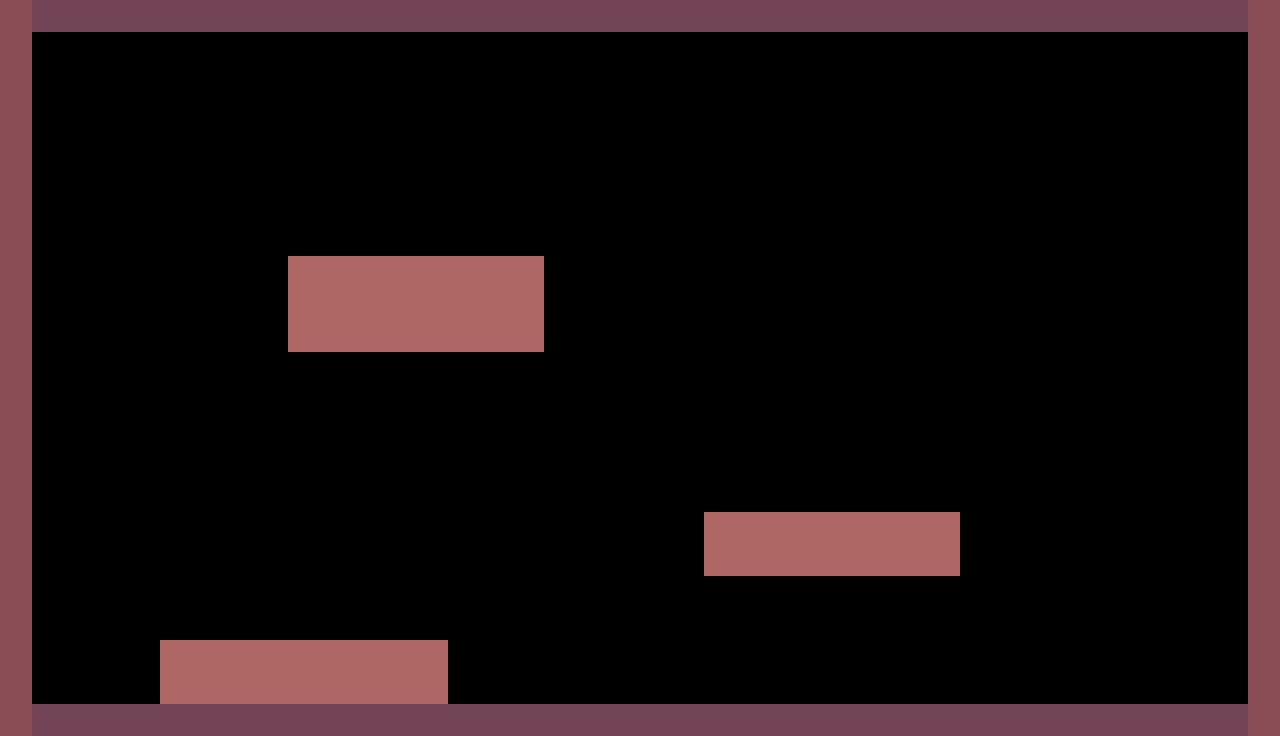

A level layout from a 2D game, rendered from its tile map. Below: a short description, then the map file with its tile-grid data intact:
An orthogonal 40x23 tile map with 32x32 px tiles, 1 tile layer (tileimages) and 8 objects (7x platform, player).

<map version="1.2" tiledversion="1.2.3" orientation="orthogonal" renderorder="right-down" width="40" height="23" tilewidth="32" tileheight="32" infinite="0" nextlayerid="4" nextobjectid="11">
 <tileset firstgid="1" name="tiles" tilewidth="32" tileheight="32" tilecount="4" columns="4">
  <image source="tiles.png" width="128" height="32" />
 </tileset>
 <layer id="1" name="tileimages" width="40" height="23">
  <data encoding="csv">
3,4,4,4,4,4,4,4,4,4,4,4,4,4,4,4,4,4,4,4,4,4,4,4,4,4,4,4,4,4,4,4,4,4,4,4,4,4,4,3,
3,0,0,0,0,0,0,0,0,0,0,0,0,0,0,0,0,0,0,0,0,0,0,0,0,0,0,0,0,0,0,0,0,0,0,0,0,0,0,3,
3,0,0,0,0,0,0,0,0,0,0,0,0,0,0,0,0,0,0,0,0,0,0,0,0,0,0,0,0,0,0,0,0,0,0,0,0,0,0,3,
3,0,0,0,0,0,0,0,0,0,0,0,0,0,0,0,0,0,0,0,0,0,0,0,0,0,0,0,0,0,0,0,0,0,0,0,0,0,0,3,
3,0,0,0,0,0,0,0,0,0,0,0,0,0,0,0,0,0,0,0,0,0,0,0,0,0,0,0,0,0,0,0,0,0,0,0,0,0,0,3,
3,0,0,0,0,0,0,0,0,0,0,0,0,0,0,0,0,0,0,0,0,0,0,0,0,0,0,0,0,0,0,0,0,0,0,0,0,0,0,3,
3,0,0,0,0,0,0,0,0,0,0,0,0,0,0,0,0,0,0,0,0,0,0,0,0,0,0,0,0,0,0,0,0,0,0,0,0,0,0,3,
3,0,0,0,0,0,0,0,0,0,0,0,0,0,0,0,0,0,0,0,0,0,0,0,0,0,0,0,0,0,0,0,0,0,0,0,0,0,0,3,
3,0,0,0,0,0,0,0,0,2,2,2,2,2,2,2,2,0,0,0,0,0,0,0,0,0,0,0,0,0,0,0,0,0,0,0,0,0,0,3,
3,0,0,0,0,0,0,0,0,2,2,2,2,2,2,2,2,0,0,0,0,0,0,0,0,0,0,0,0,0,0,0,0,0,0,0,0,0,0,3,
3,0,0,0,0,0,0,0,0,2,2,2,2,2,2,2,2,0,0,0,0,0,0,0,0,0,0,0,0,0,0,0,0,0,0,0,0,0,0,3,
3,0,0,0,0,0,0,0,0,0,0,0,0,0,0,0,0,0,0,0,0,0,0,0,0,0,0,0,0,0,0,0,0,0,0,0,0,0,0,3,
3,0,0,0,0,0,0,0,0,0,0,0,0,0,0,0,0,0,0,0,0,0,0,0,0,0,0,0,0,0,0,0,0,0,0,0,0,0,0,3,
3,0,0,0,0,0,0,0,0,0,0,0,0,0,0,0,0,0,0,0,0,0,0,0,0,0,0,0,0,0,0,0,0,0,0,0,0,0,0,3,
3,0,0,0,0,0,0,0,0,0,0,0,0,0,0,0,0,0,0,0,0,0,0,0,0,0,0,0,0,0,0,0,0,0,0,0,0,0,0,3,
3,0,0,0,0,0,0,0,0,0,0,0,0,0,0,0,0,0,0,0,0,0,0,0,0,0,0,0,0,0,0,0,0,0,0,0,0,0,0,3,
3,0,0,0,0,0,0,0,0,0,0,0,0,0,0,0,0,0,0,0,0,0,2,2,2,2,2,2,2,2,0,0,0,0,0,0,0,0,0,3,
3,0,0,0,0,0,0,0,0,0,0,0,0,0,0,0,0,0,0,0,0,0,2,2,2,2,2,2,2,2,0,0,0,0,0,0,0,0,0,3,
3,0,0,0,0,0,0,0,0,0,0,0,0,0,0,0,0,0,0,0,0,0,0,0,0,0,0,0,0,0,0,0,0,0,0,0,0,0,0,3,
3,0,0,0,0,0,0,0,0,0,0,0,0,0,0,0,0,0,0,0,0,0,0,0,0,0,0,0,0,0,0,0,0,0,0,0,0,0,0,3,
3,0,0,0,0,2,2,2,2,2,2,2,2,2,0,0,0,0,0,0,0,0,0,0,0,0,0,0,0,0,0,0,0,0,0,0,0,0,0,3,
3,0,0,0,0,2,2,2,2,2,2,2,2,2,0,0,0,0,0,0,0,0,0,0,0,0,0,0,0,0,0,0,0,0,0,0,0,0,0,3,
3,4,4,4,4,4,4,4,4,4,4,4,4,4,4,4,4,4,4,4,4,4,4,4,4,4,4,4,4,4,4,4,4,4,4,4,4,4,4,3
</data>
 </layer>
 <objectgroup id="3" name="player">
  <object id="9" name="player" x="96" y="192" width="96" height="128" />
 </objectgroup>
 <objectgroup id="2" name="platform">
  <object id="1" name="platform" x="0" y="704" width="1280" height="32" />
  <object id="2" name="platform" x="0" y="0" width="32" height="736" />
  <object id="3" name="platform" x="1248" y="0" width="32" height="736" />
  <object id="4" name="platform" x="704" y="512" width="256" height="64" />
  <object id="5" name="platform" x="160" y="640" width="288" height="96" />
  <object id="6" name="platform" x="288" y="256" width="256" height="96" />
  <object id="7" name="platform" x="0" y="0" width="1280" height="32" />
 </objectgroup>
</map>